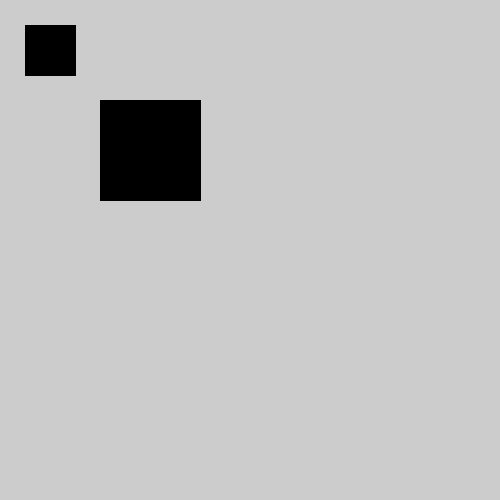
Frame 1 (no input)
Frame 60 (the mouse pressed at the canvas centre just before this capture): identical to frame 1, image omitted
Frame 120 (the mouse held since frame 60 and released just before this capture): identical to frame 1, image omitted

The Processing sketch that drew this single still picture (run headless with seeded random() and noise(); from frame 60 on, the mouse is pressed at the canvas centre):

// Processing sketch: processing_33564
// ── processing_33564.pde

int value = 0;

void setup(){
  size(500,500);
}

void draw() {
  fill(value);
  rect(25, 25, 50, 50);
  rect(100, 100, 100, 100);
 
}

void mouseDragged() 
{
  value = value + 5;
  if (value > 255) {
    value = 0;
  }
}
